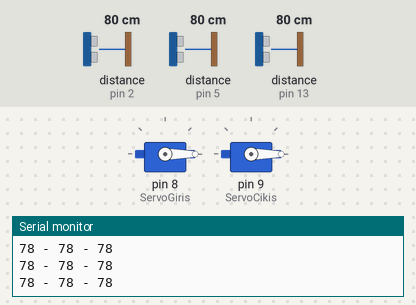
A sketch run on a simulated Arduino Uno, built with avr-gcc and run on an emulated ATmega328P. Shown: 2 × servo, the last lines printed to the serial monitor. Wiring (inferred from the names in the program): 3 × ultrasonic range finder: trigger pin 3, echo pin 2 / trigger pin 4, echo pin 5 / trigger pin 7, echo pin 13. The inputs (shaded band) are chosen by the test bench; at power-on: distance to the obstacle (sensors on pin 2, pin 5, pin 13) 80 cm. The echo pulse lasts 58.3 µs per cm.

Above: at 1.2 s.
1.3 s: distance to the obstacle (sensor on pin 2) set to 8 cm
2.8 s: distance to the obstacle (sensor on pin 2) set to 5 cm
At 3.2 s:
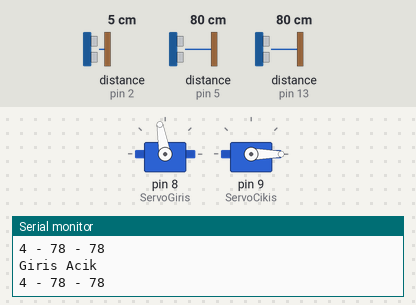
4.3 s: distance to the obstacle (sensor on pin 5) set to 8 cm
7.3 s: distance to the obstacle (sensor on pin 5) set to 5 cm
At 8.4 s:
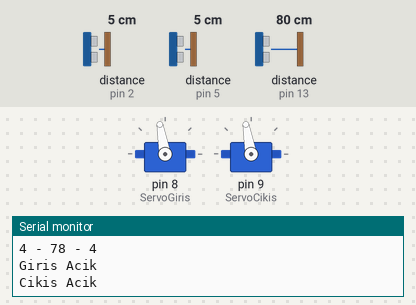
8.8 s: distance to the obstacle (sensor on pin 2) set to 9 cm
At 10.2 s:
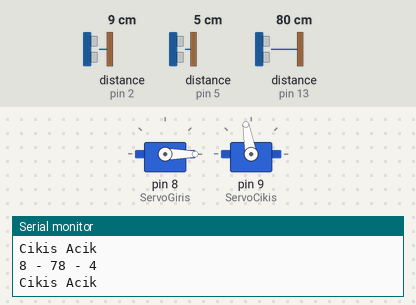
Timing chart, 0 to 11.8 s (numbered marks = the images above; inputs shaded):
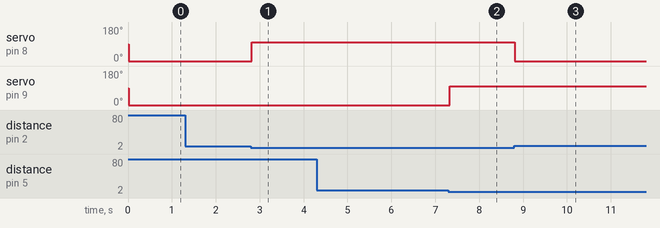

Measured:
- the behaviour switches between 7 and 6 cm on distance to the obstacle (sensor on pin 2) (found by bisection; images 0 and 1)
- the behaviour switches between 7 and 6 cm on distance to the obstacle (sensor on pin 5) (found by bisection; images 1 and 2)
- after the input at 2.8 s, servo on pin 8 (ServoGiris): 0° → 100° at once
- after the input at 7.3 s, servo on pin 9 (ServoCikis): 0° → 100° at once
- after the input at 8.8 s, servo on pin 8 (ServoGiris): 100° → 0° at once

The sketch:

DoubleCarParkingDoor.ino
```cpp
#include <Servo.h>
Servo ServoGiris;
Servo ServoCikis;
int KapiAcik = 100;
int KapiKapali = 0;


#define trigPin1 3
#define echoPin1 2
#define trigPin2 4
#define echoPin2 5
#define trigPin3 7
#define echoPin3 13

long duration, distance, SensorGiris, BackSensor, FrontSensor, SensorCikis;

void setup()
{
  Serial.begin (9600);
  pinMode(trigPin1, OUTPUT);
  pinMode(echoPin1, INPUT);
  pinMode(trigPin2, OUTPUT);
  pinMode(echoPin2, INPUT);
  pinMode(trigPin3, OUTPUT);
  pinMode(echoPin3, INPUT);
  ServoGiris.attach(8);
  ServoCikis.attach(9);

}

void loop() {
  SonarSensor(trigPin1, echoPin1);
  SensorGiris = distance;
  SonarSensor(trigPin2, echoPin2);
  SensorCikis = distance;
  SonarSensor(trigPin3, echoPin3);
  FrontSensor = distance;

  if (SensorGiris <= 5) {

    Serial.println("Giris Acik");
    ServoGiris.write(KapiAcik);
  }
  else{
    ServoGiris.write(KapiKapali);

    }

  if (SensorCikis  <= 5) {

    Serial.println("Cikis Acik");
    ServoCikis.write(KapiAcik);
  }
  else{
    ServoCikis.write(KapiKapali);
    }

  Serial.print(SensorGiris);
  Serial.print(" - ");
  Serial.print(FrontSensor);
  Serial.print(" - ");
  Serial.println(SensorCikis);
}

void SonarSensor(int trigPin, int echoPin)
{
  digitalWrite(trigPin, LOW);
  delayMicroseconds(2);
  digitalWrite(trigPin, HIGH);
  delayMicroseconds(10);
  digitalWrite(trigPin, LOW);
  duration = pulseIn(echoPin, HIGH);
  distance = duration * 0.034 / 2;

}
```
